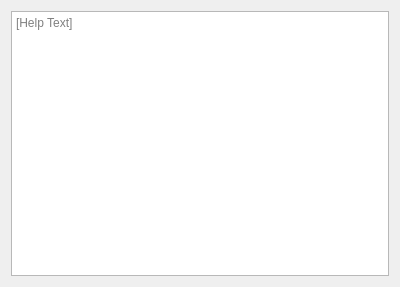
<?xml version="1.0" encoding="UTF-8"?>
<ui version="4.0">
 <class>helpDialog</class>
 <widget class="QDialog" name="helpDialog">
  <property name="geometry">
   <rect>
    <x>0</x>
    <y>0</y>
    <width>400</width>
    <height>287</height>
   </rect>
  </property>
  <property name="windowTitle">
   <string>Help</string>
  </property>
  <layout class="QVBoxLayout" name="verticalLayout">
   <item>
    <widget class="QTextBrowser" name="helpBrowser">
     <property name="placeholderText">
      <string>[Help Text]</string>
     </property>
    </widget>
   </item>
  </layout>
 </widget>
 <resources/>
 <connections/>
</ui>
